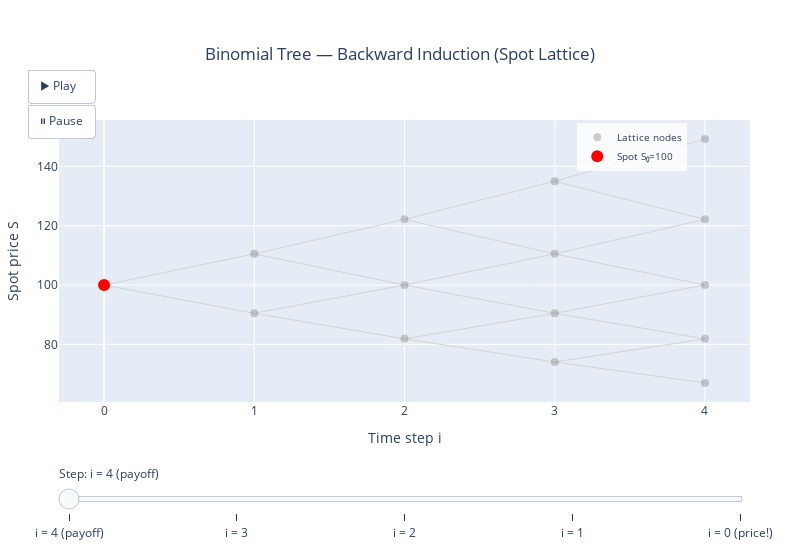

Here is the notebook cell this chart was saved with:
### Markdown cell above
## 7) Plotly Animation — Backward Marching Through the Tree

The animation below shows how backward induction works on the spot lattice:

- **Grey dots**: all lattice nodes (spot prices)
- **Blue column** (rightmost): terminal payoff — known from the contract
- **Red column**: the column currently being solved via backward induction
- The solver marches **right to left**, computing each column from the one to its right
- At $i = 0$ we arrive at the option price $V_{0,0}$

### Code cell
# ── Animated binomial tree: backward induction visualisation ──────
# Use the 4-step tree from above for the animation
N_anim = N  # 4 steps

# Collect all node positions (i = time step, S = spot)
all_x, all_S = [], []
for i in range(N_anim + 1):
    for k in range(i + 1):
        all_x.append(i)
        all_S.append(spot_lattice[k, i])

# Draw tree edges
edge_x, edge_y = [], []
for i in range(N_anim):
    for k in range(i + 1):
        # Up edge: (k, i) → (k, i+1)
        edge_x += [i, i + 1, None]
        edge_y += [spot_lattice[k, i], spot_lattice[k, i + 1], None]
        # Down edge: (k, i) → (k+1, i+1)
        edge_x += [i, i + 1, None]
        edge_y += [spot_lattice[k, i], spot_lattice[k + 1, i + 1], None]

fig_tree = go.Figure()

# Tree edges (static)
fig_tree.add_trace(
    go.Scatter(
        x=edge_x,
        y=edge_y,
        mode="lines",
        line=dict(color="lightgrey", width=1),
        hoverinfo="skip",
        showlegend=False,
    )
)

# All nodes (static background)
fig_tree.add_trace(
    go.Scatter(
        x=all_x,
        y=all_S,
        mode="markers",
        marker=dict(size=8, color="grey", opacity=0.4),
        name="Lattice nodes",
        hoverinfo="skip",
    )
)

# Current spot marker at i=0
fig_tree.add_trace(
    go.Scatter(
        x=[0],
        y=[S0],
        mode="markers",
        marker=dict(size=12, color="red", symbol="circle"),
        name=f"Spot S₀={S0:.0f}",
    )
)

# Animated column (trace index = 3)
fig_tree.add_trace(
    go.Scatter(
        x=[],
        y=[],
        mode="markers",
        marker=dict(size=12, color="rgba(220,60,60,0.7)", symbol="square"),
        name="Solving column",
    )
)
ANIM_IDX = 3

# Build frames: march backward from i=N to i=0
frames = []

# Frame 0: terminal payoff (i = N)
frames.append(
    go.Frame(
        data=[
            go.Scatter(
                x=[N_anim] * (N_anim + 1),
                y=[spot_lattice[k, N_anim] for k in range(N_anim + 1)],
                mode="markers",
                marker=dict(size=12, color="rgba(60,120,200,0.8)", symbol="square"),
                name="Known (payoff)",
                customdata=[option_lattice[k, N_anim] for k in range(N_anim + 1)],
                hovertemplate="S=%{y:.2f}  V=%{customdata:.4f}<extra></extra>",
            )
        ],
        traces=[ANIM_IDX],
        name=f"i = {N_anim} (payoff)",
    )
)

# Frames 1..N: solving each column
for step_num, col in enumerate(range(N_anim - 1, -1, -1), start=1):
    n_nodes = col + 1
    colour = "rgba(220,60,60,0.7)" if col > 0 else "rgba(220,60,60,0.95)"
    sz = 12 if col > 0 else 15
    label = f"i = {col}" if col > 0 else "i = 0 (price!)"
    frames.append(
        go.Frame(
            data=[
                go.Scatter(
                    x=[col] * n_nodes,
                    y=[spot_lattice[k, col] for k in range(n_nodes)],
                    mode="markers",
                    marker=dict(size=sz, color=colour, symbol="square"),
                    name="Solving column",
                    customdata=[option_lattice[k, col] for k in range(n_nodes)],
                    hovertemplate="S=%{y:.2f}  V=%{customdata:.4f}<extra></extra>",
                )
            ],
            traces=[ANIM_IDX],
            name=label,
        )
    )

fig_tree.frames = frames

# Slider
slider_steps = [
    dict(
        args=[[f.name], dict(frame=dict(duration=600, redraw=True), mode="immediate")],
        label=f.name,
        method="animate",
    )
    for f in frames
]

fig_tree.update_layout(
    sliders=[
        dict(
            active=0,
            steps=slider_steps,
            currentvalue=dict(prefix="Step: "),
            pad=dict(t=60),
        )
    ],
    updatemenus=[
        dict(
            type="buttons",
            showactive=False,
            x=0.05,
            y=1.18,
            buttons=[
                dict(
                    label="▶ Play",
                    method="animate",
                    args=[None, dict(frame=dict(duration=600, redraw=True), fromcurrent=True)],
                ),
                dict(
                    label="⏸ Pause",
                    method="animate",
                    args=[[None], dict(frame=dict(duration=0, redraw=False), mode="immediate")],
                ),
            ],
        )
    ],
    xaxis=dict(title="Time step i", dtick=1, range=[-0.3, N_anim + 0.3]),
    yaxis=dict(title="Spot price S"),
    title=dict(text="Binomial Tree — Backward Induction (Spot Lattice)", x=0.5),
    height=550,
    width=800,
    legend=dict(x=0.75, y=0.99, bgcolor="rgba(255,255,255,0.8)", font=dict(size=10)),
    margin=dict(t=120, b=50, l=50, r=50),
)

fig_tree.show()

### Figure 1 — Plotly figure (JSON) as saved in the notebook; plotly's stock layout.template omitted (floating-point values rounded to 4 significant figures)
{"data": [{"hoverinfo": "skip", "line": {"color": "lightgrey", "width": 1}, "mode": "lines", "showlegend": false, "type": "scatter", "x": [0, 1, null, 0, 1, null, 1, 2, null, 1, 2, null, 1, 2, null, 1, 2, null, 2, 3, null, 2, 3, null, 2, 3, null, 2, 3, null, 2, 3, null, 2, 3, null, 3, 4, null, 3, 4, null, 3, 4, null, 3, 4, null, 3, 4, null, 3, 4, null, 3, 4, null, 3, 4, null], "y": [100, 110.5, null, 100, 90.48, null, 110.5, 122.1, null, 110.5, 100, null, 90.48, 100, null, 90.48, 81.87, null, 122.1, 135.0, null, 122.1, 110.5, null, 100, 110.5, null, 100, 90.48, null, 81.87, 90.48, null, 81.87, 74.08, null, 135.0, 149.2, null, 135.0, 122.1, null, 110.5, 122.1, null, 110.5, 100, null, 90.48, 100, null, 90.48, 81.87, null, 74.08, 81.87, null, 74.08, 67.03, null]}, {"hoverinfo": "skip", "marker": {"color": "grey", "opacity": 0.4, "size": 8}, "mode": "markers", "name": "Lattice nodes", "type": "scatter", "x": [0, 1, 1, 2, 2, 2, 3, 3, 3, 3, 4, 4, 4, 4, 4], "y": [100, 110.5, 90.48, 122.1, 100, 81.87, 135.0, 110.5, 90.48, 74.08, 149.2, 122.1, 100, 81.87, 67.03]}, {"marker": {"color": "red", "size": 12, "symbol": "circle"}, "mode": "markers", "name": "Spot S₀=100", "type": "scatter", "x": [0], "y": [100]}, {"marker": {"color": "rgba(220,60,60,0.7)", "size": 12, "symbol": "square"}, "mode": "markers", "name": "Solving column", "type": "scatter", "x": [], "y": []}], "layout": {"height": 550, "legend": {"bgcolor": "rgba(255,255,255,0.8)", "font": {"size": 10}, "x": 0.75, "y": 0.99}, "margin": {"b": 50, "l": 50, "r": 50, "t": 120}, "sliders": [{"active": 0, "currentvalue": {"prefix": "Step: "}, "pad": {"t": 60}, "steps": [{"args": [["i = 4 (payoff)"], {"frame": {"duration": 600, "redraw": true}, "mode": "immediate"}], "label": "i = 4 (payoff)", "method": "animate"}, {"args": [["i = 3"], {"frame": {"duration": 600, "redraw": true}, "mode": "immediate"}], "label": "i = 3", "method": "animate"}, {"args": [["i = 2"], {"frame": {"duration": 600, "redraw": true}, "mode": "immediate"}], "label": "i = 2", "method": "animate"}, {"args": [["i = 1"], {"frame": {"duration": 600, "redraw": true}, "mode": "immediate"}], "label": "i = 1", "method": "animate"}, {"args": [["i = 0 (price!)"], {"frame": {"duration": 600, "redraw": true}, "mode": "immediate"}], "label": "i = 0 (price!)", "method": "animate"}]}], "title": {"text": "Binomial Tree — Backward Induction (Spot Lattice)", "x": 0.5}, "updatemenus": [{"buttons": [{"args": [null, {"frame": {"duration": 600, "redraw": true}, "fromcurrent": true}], "label": "▶ Play", "method": "animate"}, {"args": [[null], {"frame": {"duration": 0, "redraw": false}, "mode": "immediate"}], "label": "⏸ Pause", "method": "animate"}], "showactive": false, "type": "buttons", "x": 0.05, "y": 1.18}], "width": 800, "xaxis": {"dtick": 1, "range": [-0.3, 4.3], "title": {"text": "Time step i"}}, "yaxis": {"title": {"text": "Spot price S"}}}}
